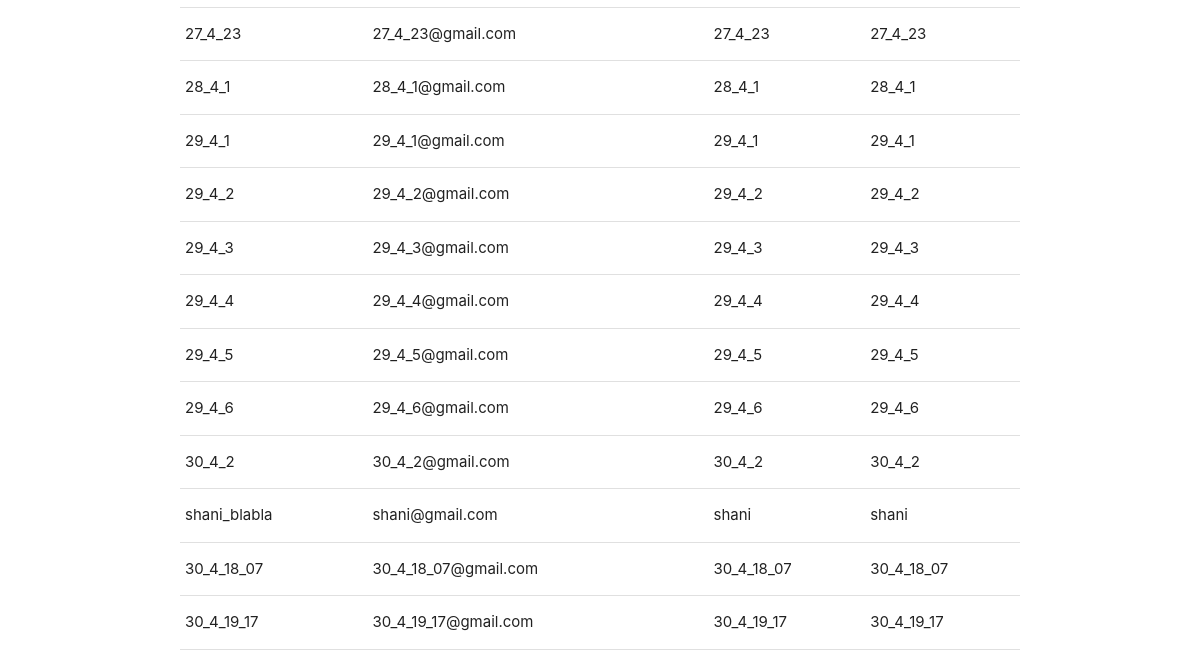
The page /all_users/ (signed in, lower part) on the database as committed earlier.
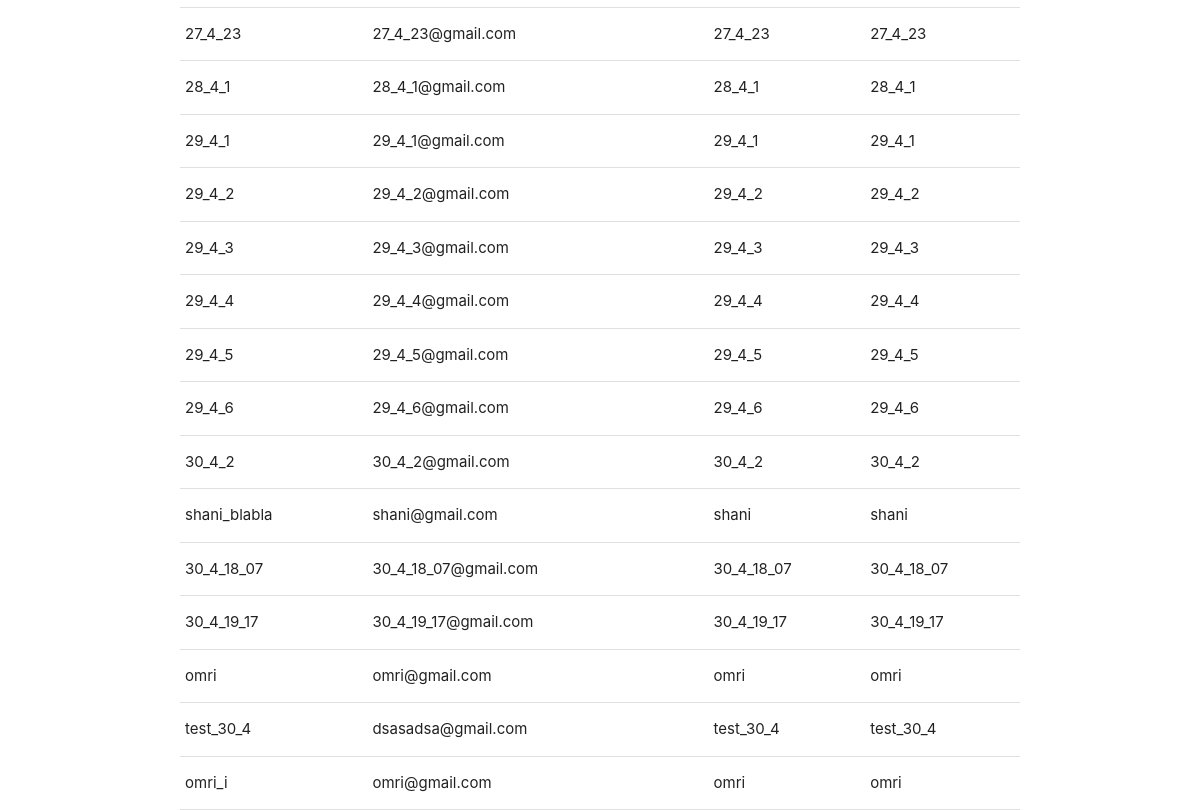
The same page on the database as committed later.
### orders/models.py (models this page shows)
class User(AbstractUser):
    def __str__(self):
        return self.username

### manager/views.py (the view)
# urls.py: path('all_users/',views.all_users,name="all_users"),
@staff_member_required(login_url="all_categories")
def all_users(request):
    users = User.objects.all()
    return render(request, 'manager/all_users.html', {"users" : users})

### manager/templates/manager/all_users.html (shortened to what this page needs)
{% extends 'base.html' %}
{% block content %}
<table>
  {% for user in users %}
  <tr>
    <td>{{ user.username }}</td>
    <td>{{ user.email }}</td>
    <td>{{ user.first_name }}</td>
    <td>{{ user.last_name }}</td>
  </tr>
  {% endfor %}
</table>
{% endblock %}

### templates/base.html (shortened to what this page needs)
{% load static %}
<!DOCTYPE html>
<html lang="en">
<head>
    <link rel="stylesheet" href="{% static 'materialize.css' %}">
</head>
<body>
    <div class="container">
        {% block content %}
        {% endblock content %}
    </div>
</body>
</html>

Rows that differ between the two databases and show on the page:
added User: username "omri", email "omri@gmail.com", first_name "omri", last_name "omri"
added User: username "test_30_4", email "dsasadsa@gmail.com", first_name "test_30_4", last_name "test_30_4"
added User: username "omri_i", email "omri@gmail.com", first_name "omri", last_name "omri"
